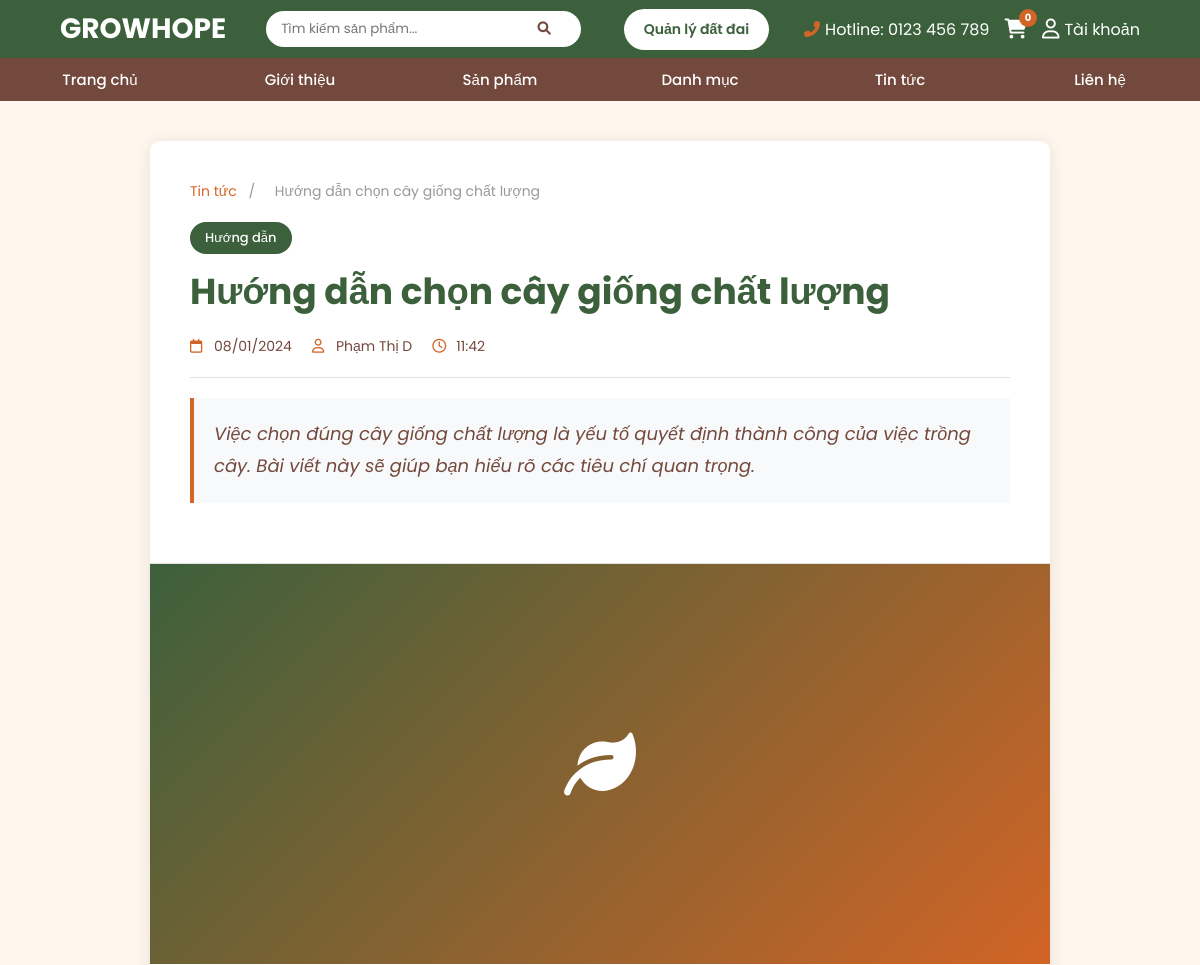
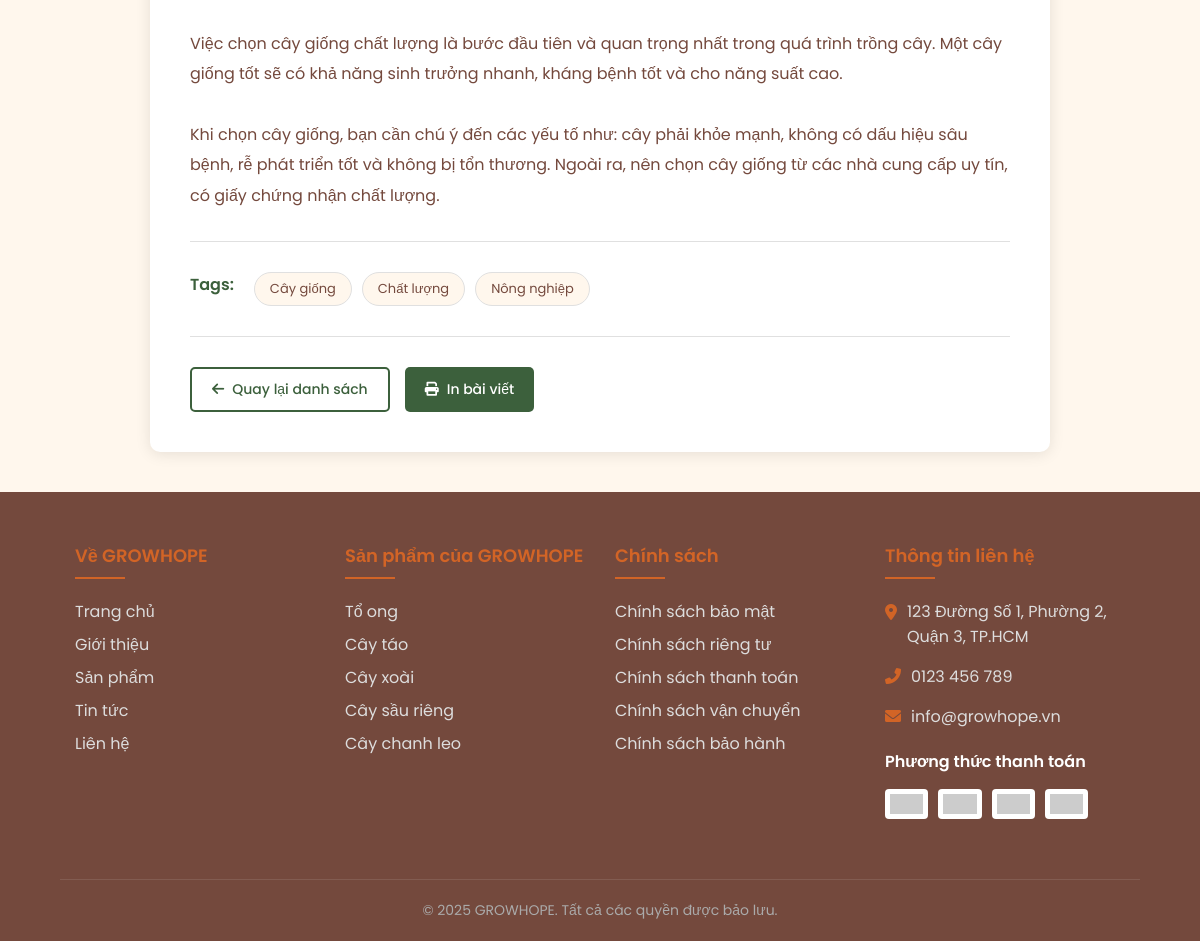
The app's page /views/news-detail.php?id=4 with its own data (2 pictures, top to bottom).
### tables this page shows
CREATE TABLE news (
    news_id INT AUTO_INCREMENT PRIMARY KEY,
    title VARCHAR(255) NOT NULL,
    slug VARCHAR(255) NOT NULL UNIQUE,
    publish_date DATE NOT NULL,
    author VARCHAR(255) NOT NULL,
    category VARCHAR(255) NOT NULL,
    excerpt TEXT,
    description TEXT,
    content LONGTEXT,
    created_at TIMESTAMP DEFAULT CURRENT_TIMESTAMP
);

### views/news-detail.php (the view, shortened to what this page needs)
<?php
require_once '../includes/database.php';
try {
    $pdo = getPDO();
} catch (RuntimeException $e) {
    $pdo = null;
}
$news_id = isset($_GET['id']) ? (int) $_GET['id'] : 0;
$newsStmt = $pdo->prepare('SELECT news_id, title, slug, publish_date, created_at, author, category, excerpt, description, content
                            FROM news
                            WHERE news_id = :id');
$newsStmt->bindValue(':id', $news_id, PDO::PARAM_INT);
$newsStmt->execute();
$article = $newsStmt->fetch();
$tagStmt = $pdo->prepare('SELECT tag FROM news_tags WHERE news_id = :id ORDER BY tag ASC');
$tagStmt->bindValue(':id', $news_id, PDO::PARAM_INT);
$tagStmt->execute();
$article_tags = $tagStmt->fetchAll(PDO::FETCH_COLUMN);
include '../includes/header.php';
?>
<div class="news-detail-container">
    <div class="news-detail-wrapper">
        <div class="news-detail-header">
            <div class="news-breadcrumb">
                    <a href="<?php echo BASE_URL; ?>/public/news.php">Tin tức</a>
                <span>/</span>
                <span><?php echo htmlspecialchars($article['title']); ?></span>
            </div>
            <div class="news-category"><?php echo htmlspecialchars($article['category']); ?></div>
            <h1 class="news-title"><?php echo htmlspecialchars($article['title']); ?></h1>
            <div class="news-meta">
                <div class="news-meta-item">
                    <i class="far fa-calendar"></i>
                    <span><?php echo date(DATE_FORMAT, strtotime($article['publish_date'])); ?></span>
                </div>
                <div class="news-meta-item">
                    <i class="far fa-user"></i>
                    <span><?php echo htmlspecialchars($article['author']); ?></span>
                </div>
                <div class="news-meta-item">
                    <i class="far fa-clock"></i>
                    <span><?php echo date('H:i', strtotime($article['created_at'] ?? $article['publish_date'])); ?></span>
                </div>
            </div>
            <?php if (!empty($article['description'])): ?>
            <div class="news-description">
                <?php echo htmlspecialchars($article['description']); ?>
            </div>
            <?php endif; ?>
        </div>
        <div class="news-image">
            <i class="fas fa-leaf"></i>
        </div>
        <div class="news-content">
            <div class="news-body">
                <?php echo nl2br(htmlspecialchars($article['content'])); ?>
            </div>
            <?php if (!empty($article_tags)): ?>
            <div class="news-tags">
                <span class="news-tags-label">Tags:</span>
                <?php foreach ($article_tags as $tag): ?>
                    <a href="<?php echo BASE_URL; ?>/public/news.php?tag=<?php echo urlencode($tag); ?>" class="news-tag">
                        <?php echo htmlspecialchars($tag); ?>
                    </a>
                <?php endforeach; ?>
            </div>
            <?php endif; ?>
            <div class="news-actions">
                <a href="<?php echo BASE_URL; ?>/public/news.php" class="news-action-btn secondary">
                    <i class="fas fa-arrow-left"></i>
                    Quay lại danh sách
                </a>
                <a href="#" class="news-action-btn" onclick="window.print(); return false;">
                    <i class="fas fa-print"></i>
                    In bài viết
                </a>
            </div>
        </div>
    </div>
</div>
<?php include '../includes/footer.php'; ?>

### records on screen
news: title "Hướng dẫn chọn cây giống chất lượng", category "Hướng dẫn", publish_date "08/01/2024", author "Phạm Thị D", created_at "11:42", description "Việc chọn đúng cây giống chất lượng là yếu tố quyết định thành công của việc trồng cây. Bài viết này sẽ giúp bạn hiểu rõ các tiêu chí quan trọng.", content "Việc chọn cây giống chất lượng là bước đầu tiên và quan trọng nhất trong quá trình trồng cây. Một cây giống tốt sẽ có khả năng sinh trưởng nhanh, kháng bệnh tốt và cho năng suất cao. Khi chọn cây giống, bạn cần chú ý đến các yếu tố như: cây phải khỏe mạnh, không có dấu hiệu sâu bệnh, rễ phát triển tốt và không bị tổn thương. Ngoài ra, nên chọn cây giống từ các nhà cung cấp uy tín, có giấy chứng nhận chất lượng."

### other values on screen
BRAND_NAME "GROWHOPE"
CONTACT_HOTLINE "0123 456 789"
$current_user_name "Tài khoản"
$tag "Cây giống"
$tag "Chất lượng"
$tag "Nông nghiệp"
CONTACT_ADDRESS "123 Đường Số 1, Phường 2, Quận 3, TP.HCM"
CONTACT_PHONE "0123 456 789"
CONTACT_EMAIL "info@growhope.vn"
